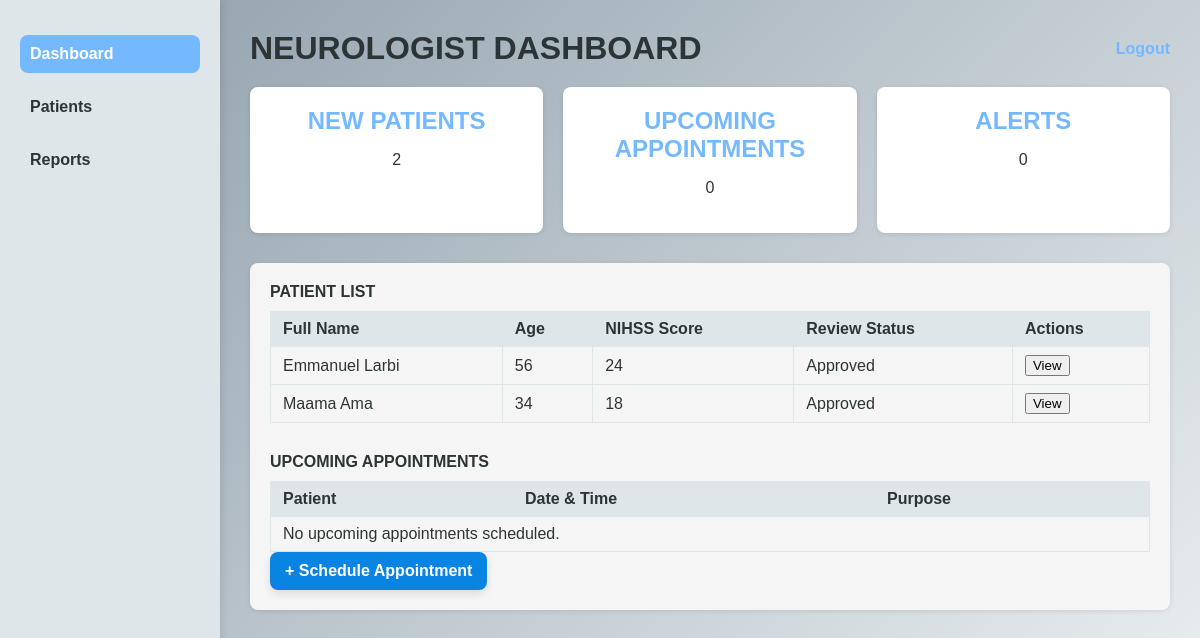
/neurologist_dashboard, run on the app's committed database.
### app.py (models this page shows)
class Patient(db.Model):
    id = db.Column(db.Integer, primary_key=True)
    fullname = db.Column(db.String(300))
    age = db.Column(db.Integer)
    sex = db.Column(db.String(300))
    arrival = db.Column(db.Integer)
    systolic = db.Column(db.Integer)
    diastolic = db.Column(db.Integer)
    heart_rate = db.Column(db.Integer)
    temperature = db.Column(db.Integer)
    oxygen_saturation = db.Column(db.Integer)
    glucose = db.Column(db.Integer)
    current_medications = db.Column(db.String(300))
    allergies = db.Column(db.String(300))
    stroke_history = db.Column(db.String(500))
    medical_history = db.Column(db.String(500))
    radiologist_notes = db.Column(db.String(500))
    nhiss_score = db.Column(db.Integer)
    diagnosis = db.Column(db.String(500))
    treatment = db.Column(db.String(500))
    neuro_approved = db.Column(db.Boolean, default=False)
    ct_scan_filename = db.Column(db.String(255))

### app.py (the view)
@app.route('/neurologist_dashboard')
def neurologist_dashboard():
    new_patients = Patient.query.count()
    patients = Patient.query.order_by(Patient.id.desc()).limit(10).all()
    appointments = Appointment.query.filter_by(status='Scheduled').order_by(Appointment.datetime.asc()).limit(10).all()
    upcoming_appointments_count = Appointment.query.filter_by(status='Scheduled').count()
    alerts=0
    return render_template(
        'neurologist_dashboard.html',
        new_patients=new_patients,
        alerts=alerts,
        patients=patients,
        appointments = appointments,
        upcoming_appointments=upcoming_appointments_count,
    )

### templates/neurologist_dashboard.html (shortened to what this page needs)
<!DOCTYPE html>
<html lang="en">
<head>
</head>
<body>
  <div class="container">
    <div class="sidebar">
      <a href="#" class="active">Dashboard</a>
      <a href="/patient_list">Patients</a>
      <a href="/patients_report">Reports</a>
    </div>
    <div class="main-content">
      <div class="header">
        <h1>NEUROLOGIST DASHBOARD</h1>
        <a href="/login" class="logout">Logout</a>
      </div>
      <div class="card-group">
        <div class="card">
          <h2>NEW PATIENTS</h2>
          <p>{{ new_patients }}</p>
        </div>
        <div class="card">
          <h2>UPCOMING APPOINTMENTS</h2>
          <p>{{ upcoming_appointments }}</p>
        </div>
        <div class="card">
          <h2>ALERTS</h2>
          <p>0</p>
        </div>
      </div>
      <div class="section flex-grid">
  <div class="table-container">
    <div class="section-title">PATIENT LIST</div>
    <table>
      <thead>
        <tr>
          <th>Full Name</th>
          <th>Age</th>
          <th>NIHSS Score</th>
          <th>Review Status</th>
          <th>Actions</th>
        </tr>
      </thead>
      <tbody>
        {% for patient in patients %}
        <tr>
          <td>{{ patient.fullname }}</td>
          <td>{{ patient.age }}</td>
          <td>{{ patient.nhiss_score }}</td>
          <td>
            {% if patient.neuro_approved %}
              <span class="badge stable">Approved</span>
            {% else %}
              <span class="badge critical">Pending Review</span>
            {% endif %}
          </td>
          <td>
            <a href="{{ url_for('view_patient', patient_id=patient.id) }}">
              <button class="btn-view">View</button>
            </a>
          </td>
        </tr>
        {% endfor %}
      </tbody>
    </table>
    <div class="section-title" style="margin-top: 30px;">UPCOMING APPOINTMENTS</div>
    <table>
      <thead>
        <tr>
          <th>Patient</th>
          <th>Date & Time</th>
          <th>Purpose</th>
        </tr>
      </thead>
      <tbody>
        {% for app in appointments %}
        <tr>
          <td>{{ app.patient.fullname }}</td>
          <td>{{ app.datetime }}</td>
          <td>{{ app.purpose }}</td>
        </tr>
        {% else %}
        <tr>
          <td colspan="3">No upcoming appointments scheduled.</td>
        </tr>
        {% endfor %}
      </tbody>
    </table>
    <a href="{{ url_for('schedule_appointment') }}" class="schedule-btn">+ Schedule Appointment</a>
  </div>

### templates/neurologist_dashboard.html (style rules this page uses)
* { box-sizing: border-box; }
body { font-family: 'Poppins', Arial, sans-serif; margin: 0; background: linear-gradient(135deg, #8e9eab, #eef2f3); color: #333; }
.container { display: flex; }
.sidebar { width: 220px; background-color: #dfe6e9; min-height: 100vh; padding: 20px; box-shadow: 2px 0 8px rgba(0, 0, 0, 0.1); }
.sidebar a { display: block; margin: 15px 0; text-decoration: none; color: #2d3436; font-weight: bold; padding: 10px; border-radius: 8px; transition: background-color 0.3s ease; }
.sidebar a:hover, .sidebar a.active { background-color: #74b9ff; color: #fff; }
.main-content { flex: 1; padding: 30px; }
.header { display: flex; justify-content: space-between; align-items: center; margin-bottom: 20px; }
.header h1 { margin: 0; color: #2d3436; }
.logout { text-decoration: none; color: #74b9ff; font-weight: bold; transition: color 0.3s ease; }
.card-group { display: flex; gap: 20px; margin: 20px 0; }
.card { background-color: #ffffff; padding: 20px; border-radius: 8px; box-shadow: 0 1px 5px rgba(0, 0, 0, 0.1); flex: 1; text-align: center; color: #2d3436; }
.card h2 { margin: 0 0 10px; color: #74b9ff; }
.section { margin-top: 30px; }
.section-title { margin-bottom: 10px; font-weight: bold; color: #2d3436; }
.flex-grid { display: flex; gap: 20px; }
.table-container, .chart-container, .message-box { flex: 1; background-color: #f5f5f5; padding: 20px; border-radius: 8px; box-shadow: 0 1px 5px rgba(0, 0, 0, 0.1); color: #2d3436; }
table { width: 100%; border-collapse: collapse; color: #2d3436; }
th, td { border: 1px solid #dfe6e9; padding: 8px 12px; text-align: left; }
th { background-color: #dfe6e9; }
.schedule-btn { display: inline-block; background-color: #0984e3; color: white; padding: 10px 15px; font-size: 16px; font-weight: bold; border: none; border-radius: 8px; box-shadow: 0 4px 8px rgba(0, 0, 0, 0.1); text-decoration: none; transition: background-color 0.3s ease; }

### data on the page
Patient: fullname "Emmanuel Larbi", age "56", nhiss_score "24", neuro_approved "Approved"
Patient: fullname "Maama Ama", age "34", nhiss_score "18", neuro_approved "Approved"

### other printed values
{{ new_patients }} "2"
{{ upcoming_appointments }} "0"
